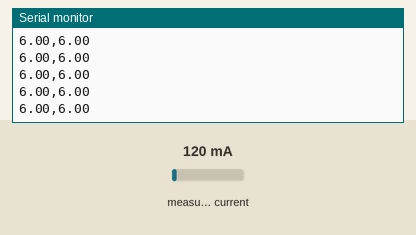
The sketch below on a simulated ESP32. On the bench: the last lines printed to the serial monitor. Wiring (inferred from the names in the program): INA219 current sensor at I2C address 0x40. The inputs (shaded band) are chosen by the test bench; at power-on: measured current 120 mA.

Above: at 2.2 s.
2.3 s: measured current set to 40 mA
At 2.8 s:
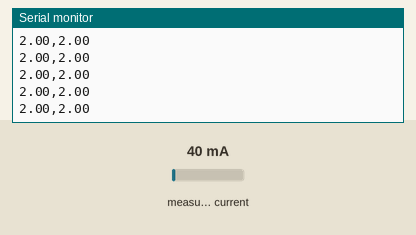
3.8 s: measured current set to 500 mA
At 4.4 s:
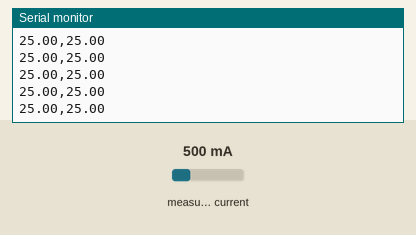
Timing chart, 0 to 6.8 s (numbered marks = the images above; inputs shaded):
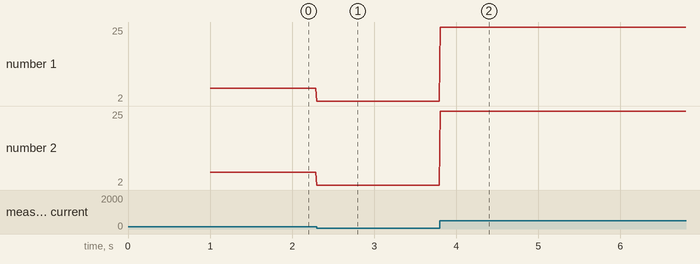

Measured:
- after the input at 2.3 s, the serial monitor: prints a new line at once (image 1)
- after the input at 3.8 s, the serial monitor: prints a new line at once (image 2)
- plotted number 1: 6 → 2 after the input at 2.3 s, 2 → 25 after the input at 3.8 s
- plotted number 2: 6 → 2 after the input at 2.3 s, 2 → 25 after the input at 3.8 s

The sketch:

INA219_Test.ino
```cpp
/*
   DRV8830, INA219 with ESP32-WROOM-32D
   ESP   AE-PCA9306   DRV8830
   3.3V  VREF1 VREF2  VCC
   GND   GND   GND    GND
   IO21  SDA1  SDA2   SDA
   IO22  SCL1  SCL2   SCL
*/

#include <Wire.h>

#define ADDRESS_INA 0x40
#define CONFIG_ADDRESS_INA 0x00 // CONFIG_Reg
#define VSHUNT_ADDRESS_INA 0x01 // Shunt_Voltage_Reg
#define VBUS_ADDRESS_INA 0x02 // BUS_Voltage_Reg
#define POWER_ADDRESS_INA 0x03 // Power_Reg
#define CURRENT_ADDRESS_INA 0x04 // Shunt_Current_Reg
#define Callib_ADDRESS_INA 0x05 // Calibration_Reg

int16_t raw_shunt;
float vshunt, cshunt;

void INA219_Init(uint8_t, uint8_t, uint8_t, uint8_t, uint8_t);
int16_t INA219_Read(uint8_t, uint8_t, uint8_t, uint8_t);

void setup() {
  Serial.begin(115200);
  Serial.println("VBUS,VSHUNT");

  Wire.begin(21, 22); // SDA, SCL
  INA219_Init(ADDRESS_INA, 0x01, 0x03, 0x04, 0x04, 0x07); // 32VFSR, 320mV, 12bit, 12bit, Shunt, Bus, Continuous
  delay(1000);
}

void loop() {
  raw_shunt = INA219_Read(ADDRESS_INA, VSHUNT_ADDRESS_INA, 4, 3);
  vshunt = raw_shunt * 0.01; // [mV]
  cshunt = vshunt / 100; // [A]
  Serial.print(vshunt);
  Serial.print(",");
  Serial.println(vshunt);
  delay(10);
}

void INA219_Init(uint8_t address_ic, uint8_t brng, uint8_t gain, uint8_t badc, uint8_t sadc, uint8_t Mode) {
  uint16_t send_data = ((brng & 0x01) << 13) | ((gain & 0x03) << 11) | ((badc & 0x07) << 7) | ((sadc & 0x07) << 3) | (Mode & 0x07);
  Wire.beginTransmission(address_ic);
  Wire.write(CONFIG_ADDRESS_INA);
  Wire.write((send_data >> 8) & 0xFF);
  Wire.write(send_data & 0xFF);
  Wire.endTransmission();
}

int16_t INA219_Read(uint8_t address_ic, uint8_t reg, uint8_t range, uint8_t gain) {
  int16_t Data;
  Wire.beginTransmission(address_ic);
  Wire.write(reg);
  Wire.endTransmission();
  Wire.requestFrom(0x40, 16);
  while (Wire.available() < 16);
  Data = Wire.read() << 8 | Wire.read();
  Data = (Data >> gain) * range;
  return Data;
}
```
